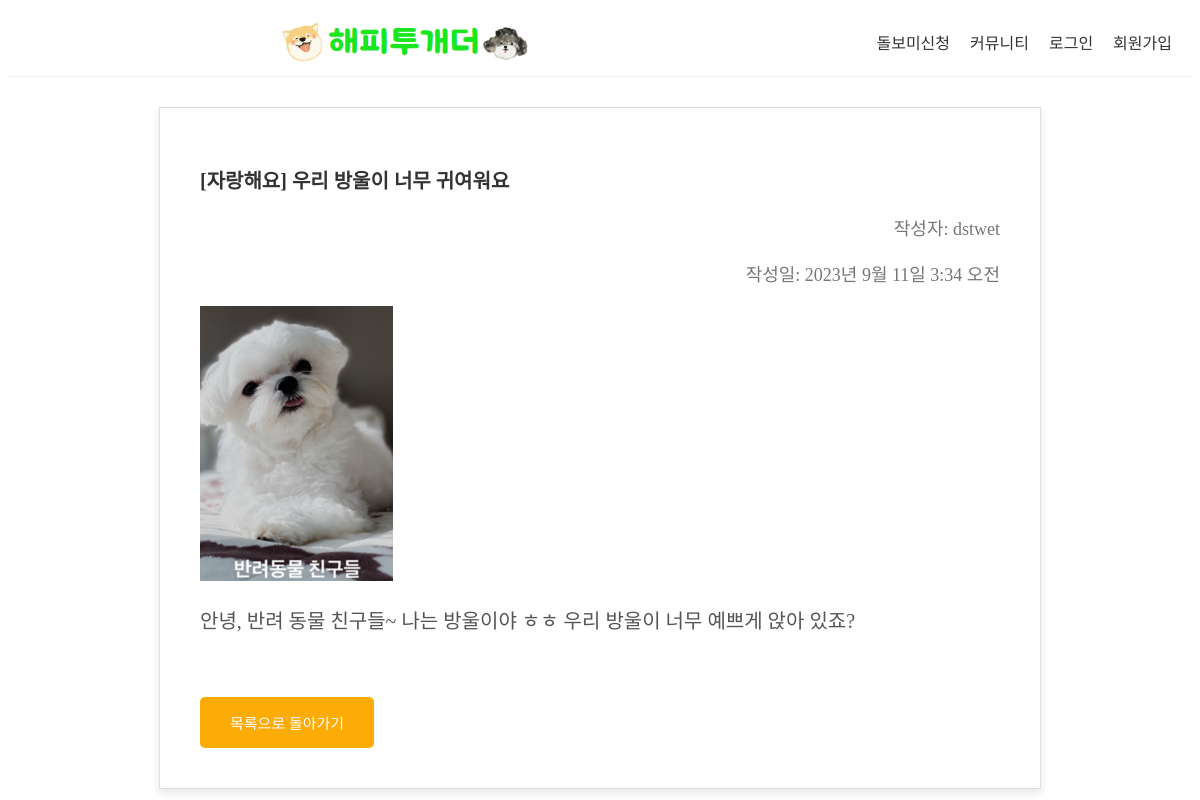
Page /post_detail/22/ on the committed database.
### app/models.py (models this page shows, shortened)
class Post(models.Model):
    title = models.CharField(max_length=200)
    content = models.TextField()
    image = models.ImageField(upload_to='post_images/', blank=True, null=True)
    created_at = models.DateTimeField(auto_now_add=True)
    author = models.ForeignKey(CustomUser, on_delete=models.SET_NULL, null=True)

class CustomUser(AbstractUser):
    GENDER_CHOICES = (
        ('남', '남'),
        ('여', '여'),
    )
    USER_TYPE_CHOICES = (
        ('user', '사용자'),
        ('sitter', '돌봄이')
    )
    LOCAL_CHOICES = (
        ('지역을 선택하세요.', '지역을 선택하세요.'),
        ('강남구', '강남구'),
        ('강동구', '강동구'),
        ('강북구', '강북구'),
        ('강서구', '강서구'),
        ('관악구', '관악구'),
        ('광진구', '광진구'),
        ('구로구', '구로구'),
        ('금천구', '금천구'),
        ('노원구', '노원구'),
        ('도봉구', '도봉구'),
        ('동대문구', '동대문구'),
        ('동작구', '동작구'),
        ('마포구', '마포구'),
        ('서대문구', '서대문구'),
        ('서초구', '서초구'),
        ('성동구', '성동구'),
        ('성북구', '성북구'),
        ('송파구', '송파구'),
        ('양천구', '양천구'),
        ('영등포구', '영등포구'),
        ('용산구', '용산구'),
        ('은평구', '은평구'),
        ('종로구', '종로구'),
        ('중구', '중구'),
        ('중랑구', '중랑구'),
    )
    birth_date = models.DateField(null=True, blank=True)
    gender = models.CharField(max_length=1, choices=GENDER_CHOICES, null=True, blank=True)
    phone_number = models.CharField(max_length=15, null=True, blank=True)
    email = models.EmailField(unique=True)
    user_type = models.CharField(max_length=10, choices=USER_TYPE_CHOICES, default='user')
    local = models.CharField(max_length=10, choices=LOCAL_CHOICES, default='지역을 선택하세요.')
    groups = models.ManyToManyField(Group, blank=True, related_name='customuser_set')
    user_permissions = models.ManyToManyField(Permission, blank=True, related_name='customuser_set')
    def __str__(self):
        return self.username

### app/views.py (the view)
# urls.py: path('post_detail/<int:pk>/', views.post_detail, name='post_detail'),
def post_detail(request, pk):
    post = get_object_or_404(Post, pk=pk)
    return render(request, 'post_detail.html', {'post': post})

### app/templates/post_detail.html (shortened to what this page needs)
{% extends 'base.html' %}
{% load static %}
{% block content %}
<link rel="stylesheet" type="text/css" href="{% static 'style8.css' %}">
<div class="post-detail-container">
    <div class="post-detail">
        <h2 class="post-title">{{ post.title }}</h2>
        <p class="post-info">작성자: {{ post.author }}</p>
        <p class="post-info">작성일: {{ post.created_at }}</p>
        {% if post.image %}
            <img src="{{ post.image.url }}" alt="{{ post.title }} 이미지">
        {% endif %}
        <p class="post-content">{{ post.content }}</p>
    </div>
    <a href="{% url 'community' %}" class="back-link">목록으로 돌아가기</a>
</div>
{% endblock %}

### static/style8.css (style rules this page uses)
.post-detail-container { background-color: #fff; padding: 40px; border: 1px solid #e0e0e0; box-shadow: 0 4px 8px rgba(0, 0, 0, 0.1); max-width: 800px; margin: 0 auto; margin-top: 30px; }
.post-title { font-size: 20px; font-weight: bold; color: #333; margin-bottom: 20px; }
.post-content { font-size: 20px; line-height: 1.6; color: #555; margin-bottom: 30px; text-align: justify; }
.post-info { font-size: 18px; color: #777; margin-bottom: 20px; text-align: right; }
.back-link { display: inline-block; padding: 15px 30px; background-color: #fdab06; color: #fff; text-decoration: none; border-radius: 5px; font-size: 15px; margin-top: 30px; transition: background-color 0.3s ease; }

### rows in the picture
Post: title "[자랑해요] 우리 방울이 너무 귀여워요", author "dstwet", created_at "2023년 9월 11일 3:34 오전", image (picture), content "안녕, 반려 동물 친구들~ 나는 방울이야 ㅎㅎ 우리 방울이 너무 예쁘게 앉아 있죠?"
